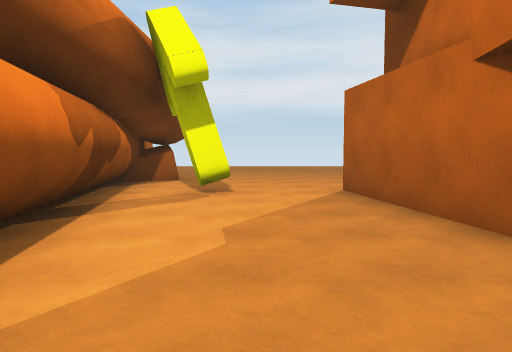
view 1 (above)

24 first-person views from a walk through a 3-D level made in the Unity game engine. The camera is 1.4 m above the floor, tilts 4° down and sees 70° across. The floor is counted in squares, 2 m on a side. Each view is taken from the middle of a square. On the plan, view 1 faces up. The plan holds only what a view shows up to about 11 squares ahead; the rest is blank. The place goes on beyond the plan. Surface patterns are stand-ins for the level's own textures.

view 2
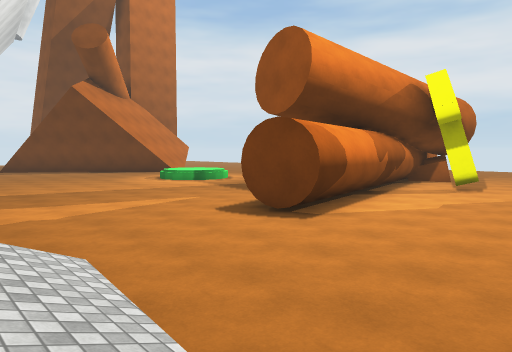

view 3
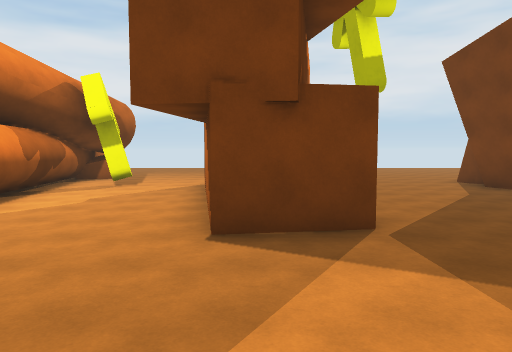

view 4
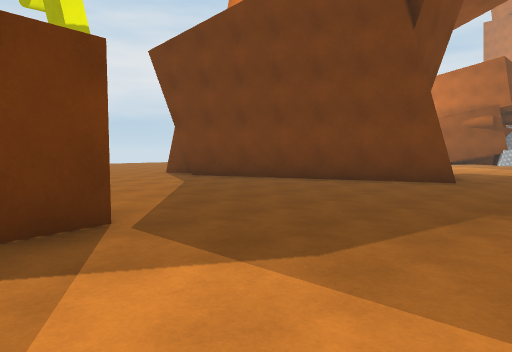

view 5
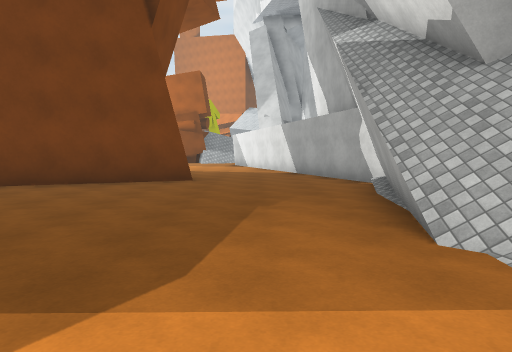

view 6
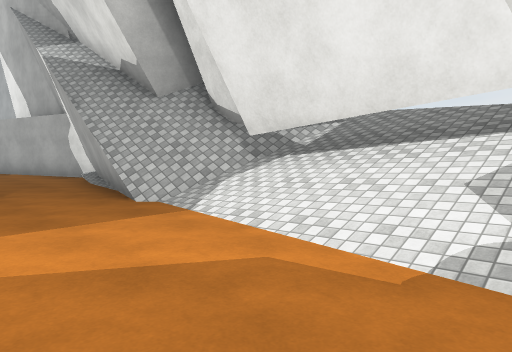

view 7
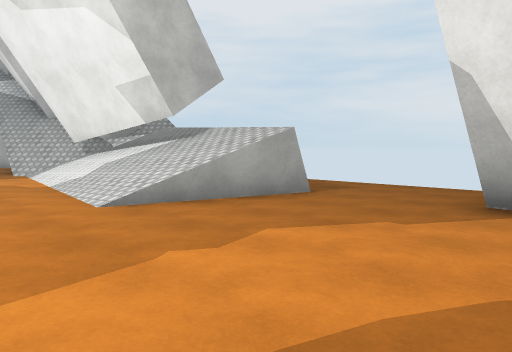

view 8
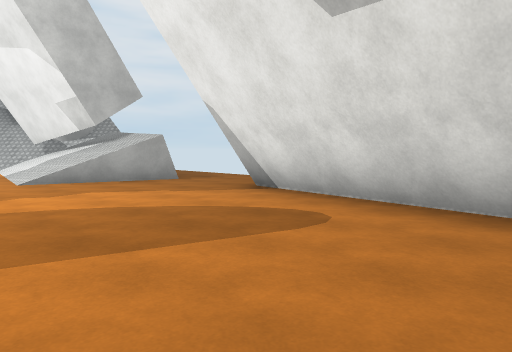

view 9
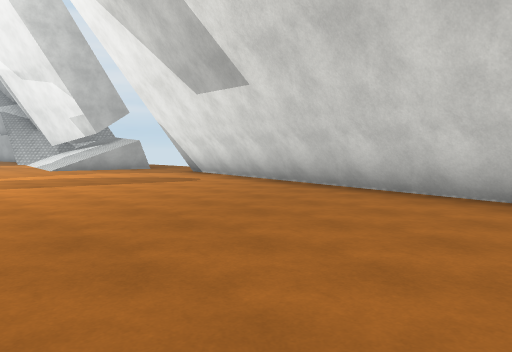

view 10
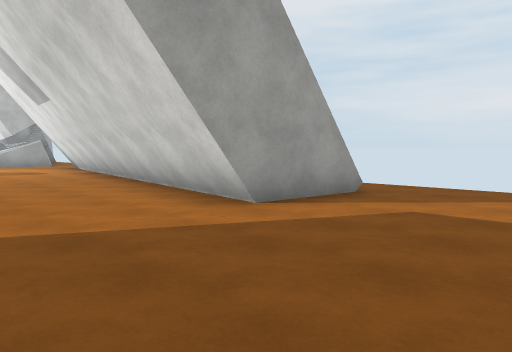

view 11
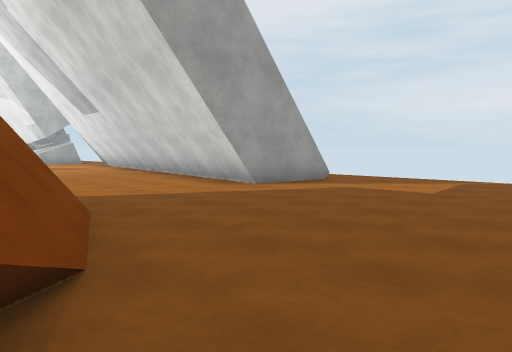

view 12
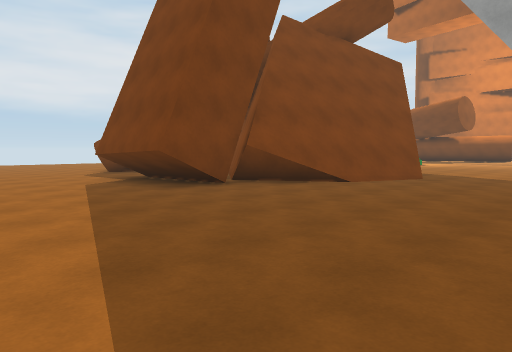

view 13
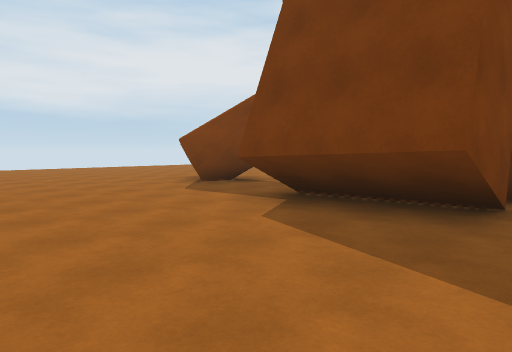

view 14
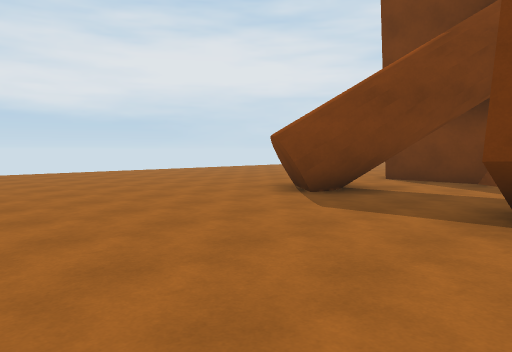

view 15
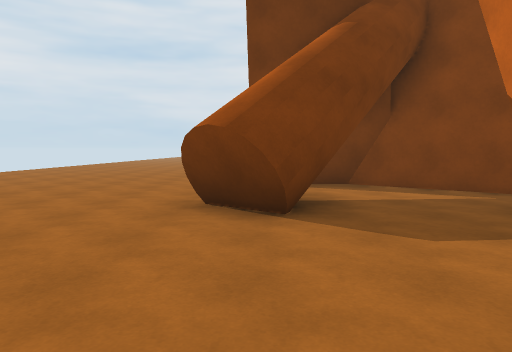

view 16
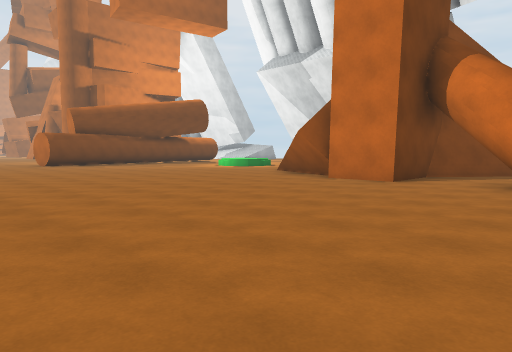

view 17
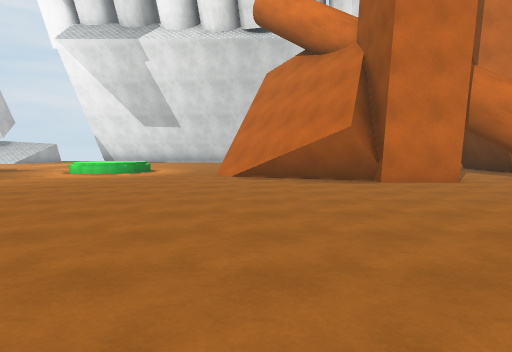

view 18
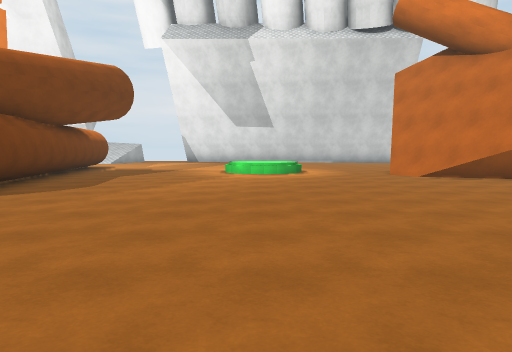

view 19
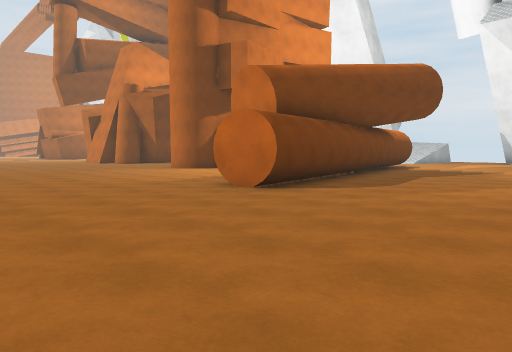

view 20
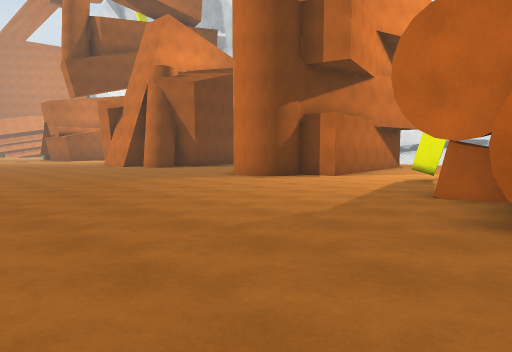

view 21
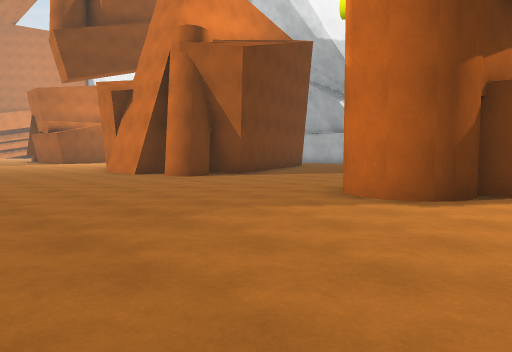

view 22
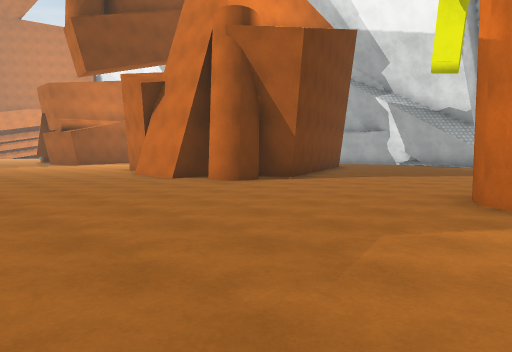

view 23
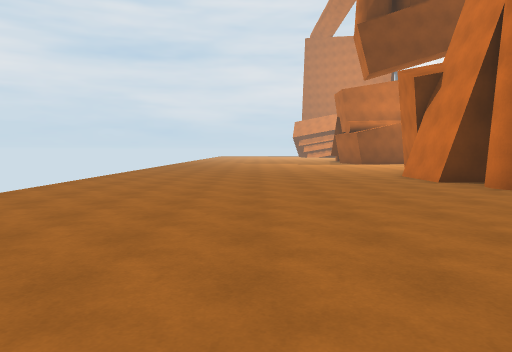

view 24
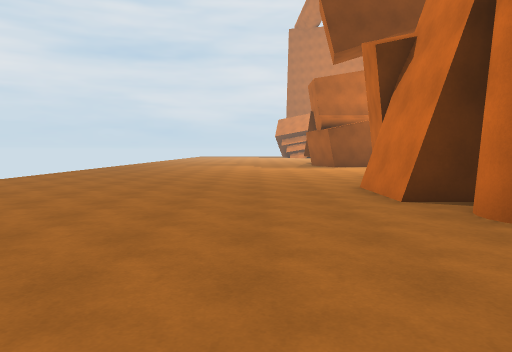

### Floor plan
Key: @ floor where view 1 was taken; # wall or solid block; x gap in a wall; . main floor; : floor 1 m higher than the main floor; / step, stairs or slope; = window, fence, low wall or low ledge; ^ raised ledge; B brown block; O other object.
Columns run from 27 left of view 1 to 14 right of it. Each row starts with its distance up from view 1.
 16   .. ....    .    ....             .......
 15   .............  ..........       ........
 14   ........................................
 13   ........................................
 12  .........................................
 11  ......................##.................
 10  ......................##.................
  9  ......................#BB................
  8  ....##..###...........##.....##......###.
  7 ......##.####..........##.....##.....##
  6 .........#  ##..........#.O..## ....##
  5 ........##   ##..//.....##...#  .....#
  4 ....# .##           ..   #...#  .....#
  3 ....# .             ...  #...## .....##
  2 ....####           ..... #....# ......#
  1 .......###  ....  .......#....##......##
  0  .......###................@...........#
 -1 ..........................................
 -2 ..........................................
 -3 ..........................///.............
 -4 ....  .....##............/////////////.###
 -5       .....#########.....///====:#/#####
 -6       .....#      #####..#=/x^^^ ###

Positions as (right, up) in squares from view 1, and headings:
1: (0, 0), facing up
2: (2, -4), facing up-left
3: (3, -4), facing up
4: (3, -3), facing up-right
5: (3, -2), facing right
6: (1, -1), facing down-right
7: (-6, -1), facing down-right
8: (-10, -1), facing down-right
9: (-15, 1), facing down-right
10: (-20, -1), facing down-right
11: (-22, 1), facing down-right
12: (-27, -4), facing up-right
13: (-27, 1), facing up-right
14: (-27, 4), facing up-right
15: (-26, 8), facing right
16: (-22, 16), facing down-right
17: (-14, 16), facing down
18: (-9, 16), facing down
19: (-9, 16), facing down-right
20: (-4, 15), facing down-right
21: (1, 13), facing down-right
22: (3, 13), facing down-right
23: (3, 12), facing right
24: (6, 10), facing right
